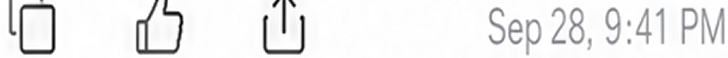
#> input picture design/components/answer-actions/reference.png, 728 x 58 px, found by its file name
$ python compare_18.py
#> lines starting #> are read from the running program, lines starting #| are printed output that depends on the picture
#!/usr/bin/env python3
"""Objective gate-B compare: reference crop vs native render, per scene.

Reports, per scene:
  - overall ink coverage ratio (native/ref) — too low = missing content, too high = blobs
  - dark-band (y) lists side by side — vertical placement of every text/box run
  - mean RGB in the black-button band, the grey-fill band, and a page sample
so the visual read in the report is backed by numbers.
"""
import sys
from pathlib import Path

from PIL import Image
import numpy as np

HERE = Path(__file__).resolve().parents[1]
EVIDENCE = HERE / "evidence/gate-b"


def gray(p):
    im = Image.open(p).convert("L")
    if im.size != (406, 776):
        im = im.resize((406, 776), Image.LANCZOS)
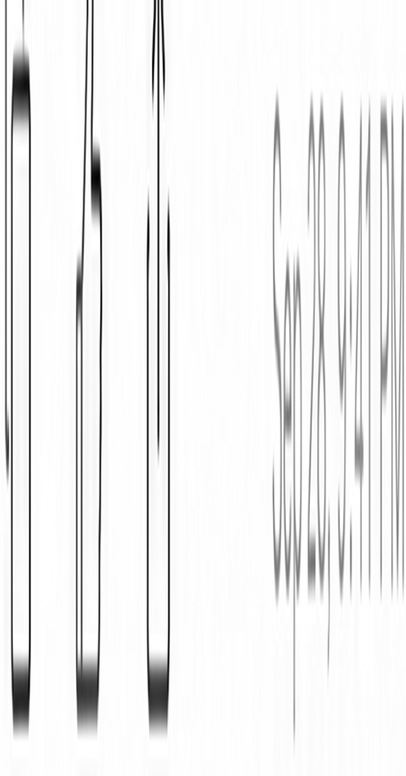
#> im: PIL image 406x776 L; min 0, max 255, mean 238
    return np.asarray(im).astype(int)


def bands(a, thr=200, minv=6):
    r = (a < thr).sum(axis=1)
    out, s = [], None
    for i, v in enumerate(r):
        if v > minv and s is None:
            s = i
        elif v <= minv and s is not None:
            if i - s >= 3:
                out.append((s, i))
            s = None
    if s is not None:
        out.append((s, len(r)))
    return out


def rgb(p):
    im = Image.open(p).convert("RGB")
    if im.size != (406, 776):
        im = im.resize((406, 776), Image.LANCZOS)
    return np.asarray(im).astype(int)


def main(tag, scenes):
    for n in scenes:
        ref = gray(HERE / "cards" / f"conversation-{n}" / "reference.png")
        nat_path = EVIDENCE / f"conversation-{n}-native-{tag}.png"
        if not nat_path.exists():
            print(f"{n}: NO NATIVE")
            continue
        nat = gray(nat_path)
        rin = (ref < 210).mean()
        nin = (nat < 210).mean()
        rb, nb = bands(ref), bands(nat)
        print(f"== {n} ==")
        print(f"  ink coverage ref={rin:.4f} native={nin:.4f} ratio={nin/max(rin,1e-6):.2f}")
        print(f"  ref  bands ({len(rb)}): {rb}")
        print(f"  nat  bands ({len(nb)}): {nb}")
        # row-profile correlation (how well vertical structure matches)
        rp = (ref < 210).sum(axis=1).astype(float)
        npp = (nat < 210).sum(axis=1).astype(float)
        if rp.std() > 0 and npp.std() > 0:
            corr = np.corrcoef(rp, npp)[0, 1]
            print(f"  row-profile corr={corr:.3f}")


if __name__ == "__main__":
    tag = sys.argv[1] if len(sys.argv) > 1 else "v1"
    scenes = sys.argv[2].split(",") if len(sys.argv) > 2 else \
        ["05", "06", "07", "10", "11", "12"]
    main(tag, scenes)
